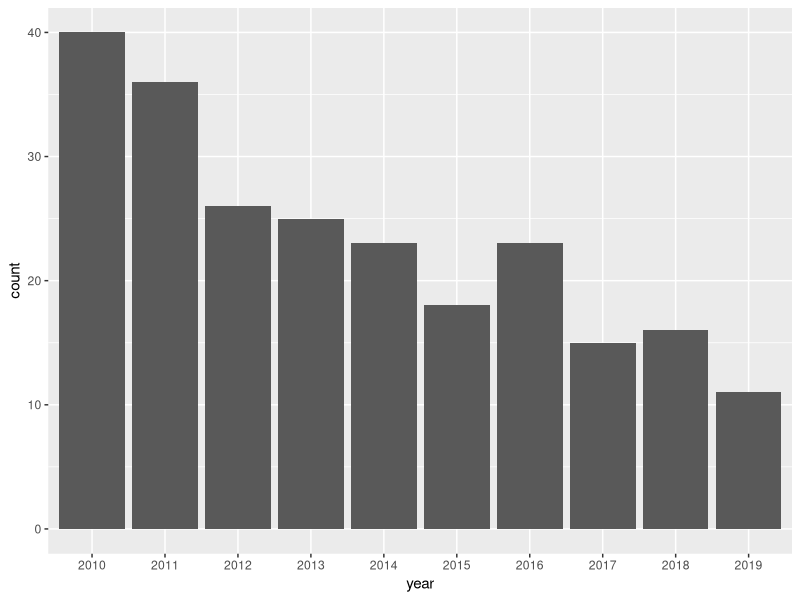
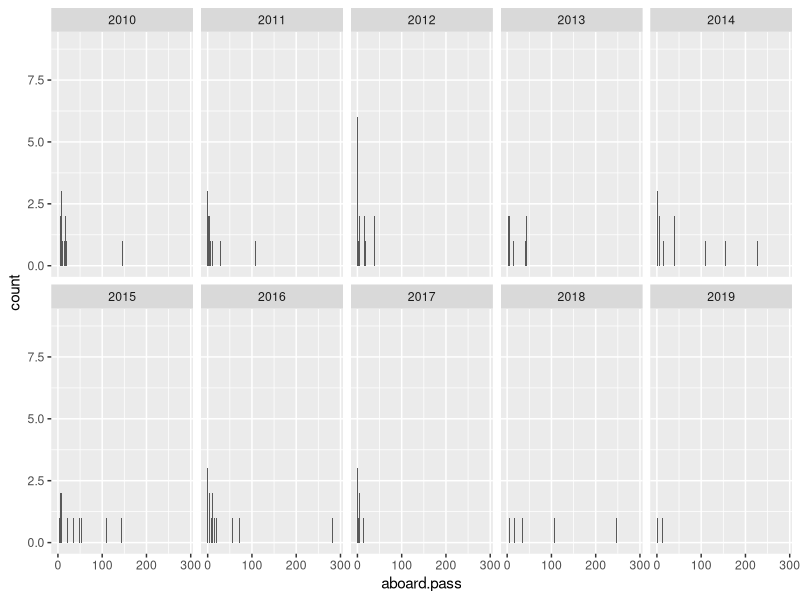

Reproduce these figures in R, in order.
## ---- chunk 1
knitr::opts_chunk$set(echo = TRUE)
library( tidyverse )
library( magrittr )
## ---- chunk 2
data <- read_delim( "plane_crash_2010-2019.dat", delim = "|" )
## ---- chunk 3
# pick relevant variables
data %<>% select( date, location, route, type, operator, aboard, fatalities, route )
data
## ---- chunk 4
class( data$date )
head( data$date )

# change the locale temporary, so that the `as.Date` will recognize month names
old.locale <- Sys.getlocale( category = "LC_TIME" )
Sys.setlocale( category = "LC_TIME", locale = "en_GB.utf8" )

data$date <- as.Date( data$date, format = "%B %e, %Y" )
data
Sys.setlocale( category = "LC_TIME", locale = old.locale )
## ---- chunk 5
yr.month.date <- lapply( data$date, function(x){
  tribble( ~year, ~month,
           format( as.Date( x ), "%Y" ), format( as.Date( x ), "%m" ) )
})
yr.month.date %<>% bind_rows()
yr.month.date

data <- bind_cols( data, yr.month.date )
## ---- chunk 6
sort( table( data$operator ) )
## ---- chunk 7
head( data$aboard )
aboard.list <- lapply( data$aboard, function(x){
  # extract the first number
  total <- str_extract( x, "^[[:digit:]]+" )
  passengers <- unlist( str_split( str_extract( x, "passengers:[[:digit:]]+"), ":" ) )[2]
  crew <- unlist( str_split( str_extract( x, "crew:[[:digit:]]+"), ":" ) )[2]
  return( tribble( ~aboard.total, ~aboard.pass, ~aboard.crew,
                   as.integer( total ) , as.integer( passengers ), as.integer( crew ) ) )
})
aboard.tbl <- bind_rows( aboard.list )
aboard.tbl

# merge this new information into our table
data <- bind_cols( select( data, -aboard ), aboard.tbl )
## ---- chunk 8

## ---- chunk 9

## ---- chunk 10
ggplot( data, aes( year ) ) +
  geom_bar()
## ---- chunk 11
ggplot( data, aes( aboard.pass ) ) +
  geom_bar() +
  facet_wrap( vars( year ), ncol = 5 )
## ---- chunk 12

